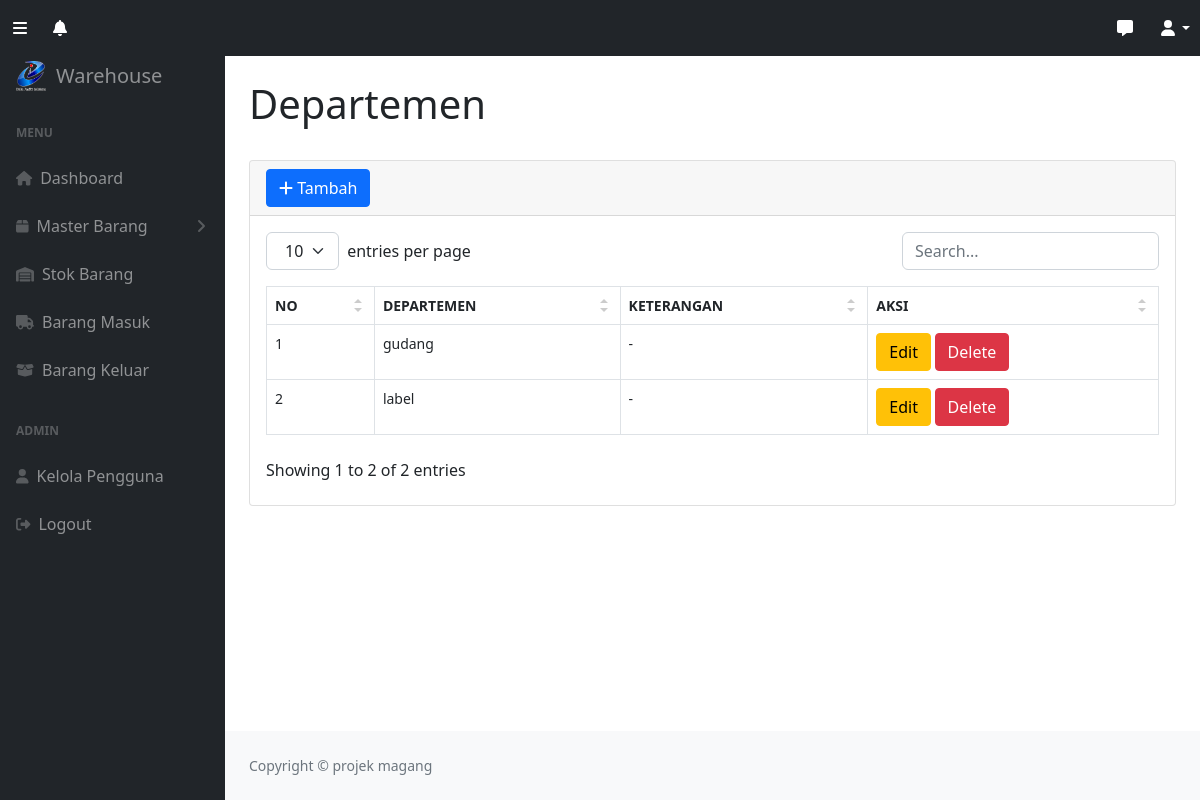
The app's page /departemen.php (signed in) with its own data.
### tables this page shows
CREATE TABLE `departemen` (
  `iddepartemen` int NOT NULL,
  `namadepartemen` varchar(25) NOT NULL,
  `keterangan` varchar(25) NOT NULL
);

### departemen.php (the view, shortened to what this page needs)
<!DOCTYPE html>
<html lang="en">
    <head>
        <link href="https://cdn.jsdelivr.net/npm/simple-datatables@7.1.2/dist/style.min.css" rel="stylesheet" />
        <link href="css/style.min.css" rel="stylesheet" />
        <link href="css/styles.css" rel="stylesheet" />
        <link href="css/bootstrap.min.css" rel="stylesheet">
    </head>
    <body class="sb-nav-fixed">
        <nav class="sb-topnav navbar navbar-expand navbar-dark bg-dark">
           <button class="btn btn-link  order-1 order-lg-0 me-4 me-lg-0" id="sidebarToggle" href="#!" style="color:white;"><i class="fas fa-bars"></i></button>
            <div class="dropdown">
                    <button type="button" class="btn btn-link  order-1 order-lg-0 me-4 me-lg-1" data-bs-toggle="dropdown" style="color:white;"><i class ="fas fa-bell"></i>
                    </button>
            </div>
            <?php
            include 'catatan.php';
            ?>
            <ul class="navbar-nav ms-auto me-lg-4">
                <li class="nav-item dropdown">
                    <a class="nav-link dropdown-toggle" id="navbarDropdown" href="#" role="button" data-bs-toggle="dropdown" aria-expanded="false" style="color:white;"><i class="fas fa-user fa-fw"></i></a>
                </li>
            </ul>
        </nav>
        <div id="layoutSidenav">
            <div id="layoutSidenav_nav">
                <nav class="sb-sidenav accordion sb-sidenav-dark" id="sidenavAccordion">
                <a class="navbar-brand ps-3 d-flex align-items-center" href="index.php">
                <img src="../assets/img/logo-delpi-bitung.png" alt="Logo" class="img-fluid" style="width: 30px; height: 30px; margin-right: 10px;">
                Warehouse</a>
                    <div class="sb-sidenav-menu">
                        <div class="nav">
                        <div class="sb-sidenav-menu-heading">MENU</div>
                            <a class="nav-link" href="index.php">
                                <div class="sb-nav-link-icon"><i class="fas fa-home-alt"></i></div>
                                Dashboard
                            </a>
                            <a class="nav-link collapsed" href="#" data-bs-toggle="collapse" data-bs-target="#collapseLayouts" aria-expanded="false" aria-controls="collapseLayouts">
                                <div class="sb-nav-link-icon"><i class="fas fa-box"></i></div>
                                Master Barang
                                <div class="sb-sidenav-collapse-arrow"><i class="fas fa-angle-down"></i></div>
                            </a>
                            <a class="nav-link" href="stok.php">
                                <div class="sb-nav-link-icon"><i class="fas fa-warehouse"></i></div>
                                Stok Barang
                            </a>
                            <a class="nav-link" href="barangmasuk.php">
                                <div class="sb-nav-link-icon"><i class="fas fa-truck"></i></div>
                                Barang Masuk
                            </a>
                            <a class="nav-link" href="barangkeluar.php">
                                <div class="sb-nav-link-icon"><i class="fas fa-box-open"></i></div>
                                Barang Keluar
                            </a>
                            <div class="sb-sidenav-menu-heading">ADMIN</div>
                            <a class="nav-link" href="admin.php">
                                <div class="sb-nav-link-icon"><i class="fas fa-user"></i></div>
                                Kelola Pengguna
                            </a>
                            <a class="nav-link" href="#" data-bs-toggle="modal" data-bs-target="#logoutModal">
                                <div class="sb-nav-link-icon"><i class="fas fa-solid fa-right-from-bracket"></i></div>
                                Logout
                            </a>
                        </div>
                    </div>
                </nav>
            </div>
            <div id="layoutSidenav_content">
                <main>
                    <div class="container-fluid px-4">
                        <h1 class="mt-4"> Departemen </h1>
                        <div class="card mb-4">
                            <div class="card-header">
                            <button type="button" class="btn btn-primary" class="fe fa-plus" data-bs-toggle="modal" data-bs-target="#myModal">
                            <i class="fas fa-plus"></i> Tambah
                            </button>
                            </div>
                            <div class="card-body">
                                <table id="datatablesSimple">
                                    <thead>
                                        <tr>
                                            <th>NO</th>
                                            <th>DEPARTEMEN</th>
                                            <th>KETERANGAN</th>
                                            <th>AKSI</th>
                                        </tr>
                                    </thead>
                                    <tbody>
                                    <?php
                                    $i = 1;
                                    $ambilsemuadatadepartemen = mysqli_query($conn, "select * from departemen");
                                    while($data=mysqli_fetch_array($ambilsemuadatadepartemen)){
                                        $namadepartemen = $data['namadepartemen'];
                                        $keterangan = $data['keterangan'];
                                        $idd = $data['iddepartemen'];
                                    ?>
                                        <tr>
                                            <td><?=$i++;?></td>
                                            <td><?=$namadepartemen;?></td>
                                            <td><?=$keterangan;?></td>
                                            <td>
                                            <button type="button" class="btn btn-warning" data-bs-toggle="modal" data-bs-target="#edit<?=$idd;?>">
                                             Edit
                                            </button>
                                            <button  type="button" class="btn btn-danger" data-bs-toggle="modal" data-bs-target="#delete<?=$idd;?>">
                                             Delete
                                            </button>
                                            </td>
                                        </tr>
                                    <?php
                                    };
                                    ?>
                                    </tbody>
                                </table>
                            </div>
                        </div>
                    </div>
                </main>
                <footer class="py-4 bg-light mt-auto">
                    <div class="container-fluid px-4">
                        <div class="d-flex align-items-center justify-content-between small">
                            <div class="text-muted">Copyright &copy; projek magang</div>
                        </div>
                    </div>
                </footer>
            </div>
        </div>
    </body>
</html>

### records on screen
departemen: namadepartemen "gudang", keterangan "-"
departemen: namadepartemen "label", keterangan "-"
